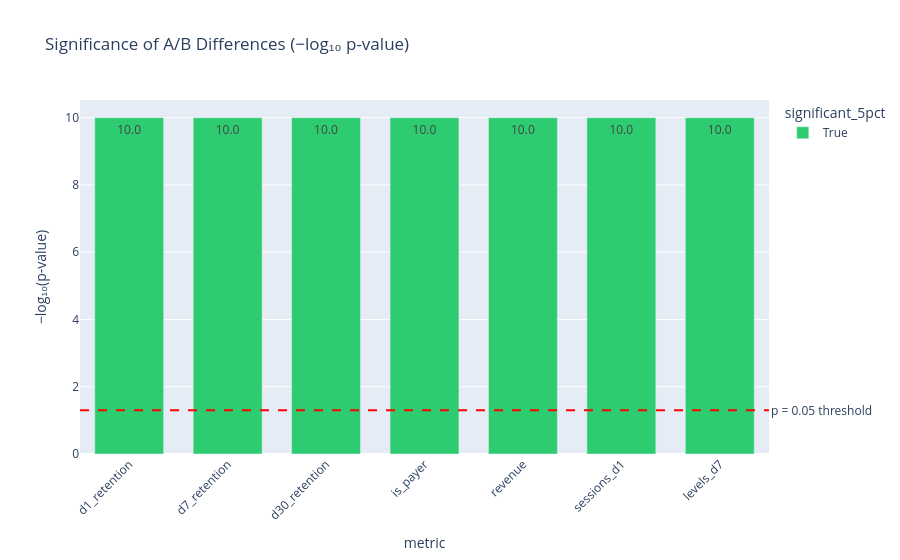

Notebook source saved alongside this figure:
### Code cell
df_all['-log10_p'] = -np.log10(df_all['p_value'].clip(1e-10))

fig = px.bar(
    df_all.sort_values('-log10_p', ascending=False),
    x='metric',
    y='-log10_p',
    color='significant_5pct',
    title='Significance of A/B Differences (−log₁₀ p-value)',
    text_auto='.1f',
    labels={'-log10_p': '−log₁₀(p-value) — higher = stronger evidence'},
    color_discrete_map={True: '#2ecc71', False: '#e74c3c'}
)

fig.add_hline(y=-np.log10(0.05), line_dash="dash", line_color="red",
              annotation_text="p = 0.05 threshold", annotation_position="right")

fig.update_layout(
    height=550,
    xaxis_tickangle=-45,
    yaxis_title="−log₁₀(p-value)",
    bargap=0.3
)

fig.show()

### Figure 1 — Plotly figure (JSON) as saved in the notebook; plotly's stock layout.template omitted (floating-point values rounded to 4 significant figures)
{"data": [{"hovertemplate": "significant_5pct=True<br>metric=%{x}<br>−log₁₀(p-value) — higher = stronger evidence=%{y}<extra></extra>", "legendgroup": "True", "marker": {"color": "#2ecc71", "pattern": {"shape": ""}}, "name": "True", "orientation": "v", "showlegend": true, "textposition": "auto", "texttemplate": "%{y:.1f}", "type": "bar", "x": ["d1_retention", "d7_retention", "d30_retention", "is_payer", "revenue", "sessions_d1", "levels_d7"], "xaxis": "x", "y": [10.0, 10.0, 10.0, 10.0, 10.0, 10.0, 10.0], "yaxis": "y"}], "layout": {"annotations": [{"showarrow": false, "text": "p = 0.05 threshold", "x": 1, "xanchor": "left", "xref": "x domain", "y": 1.301, "yanchor": "middle", "yref": "y"}], "autosize": true, "bargap": 0.3, "barmode": "relative", "legend": {"title": {"text": "significant_5pct"}, "tracegroupgap": 0}, "shapes": [{"line": {"color": "red", "dash": "dash"}, "type": "line", "x0": 0, "x1": 1, "xref": "x domain", "y0": 1.301, "y1": 1.301, "yref": "y"}], "title": {"text": "Significance of A/B Differences (−log₁₀ p-value)"}, "xaxis": {"anchor": "y", "autorange": true, "domain": [0, 1], "range": [-0.5, 6.5], "tickangle": -45, "title": {"text": "metric"}, "type": "category"}, "yaxis": {"anchor": "x", "autorange": true, "domain": [0, 1], "range": [0, 10.53], "title": {"text": "−log₁₀(p-value)"}, "type": "linear"}}}
